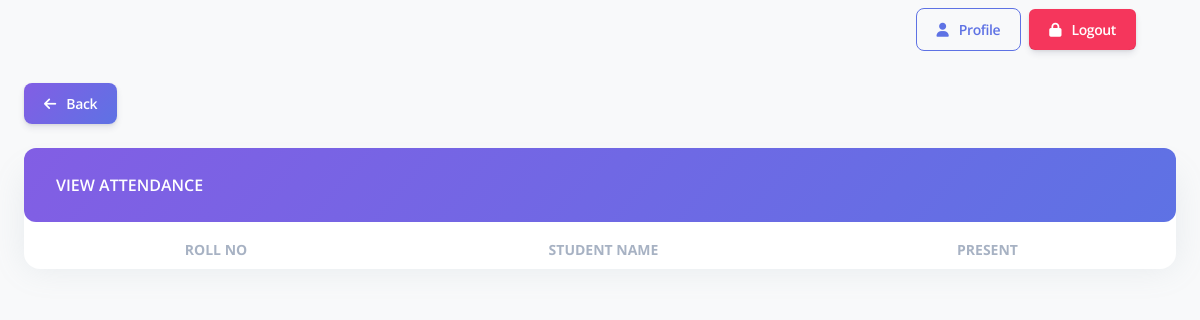
The page /admin/pages/view_attendance.php?aid=10 on the database as committed earlier.
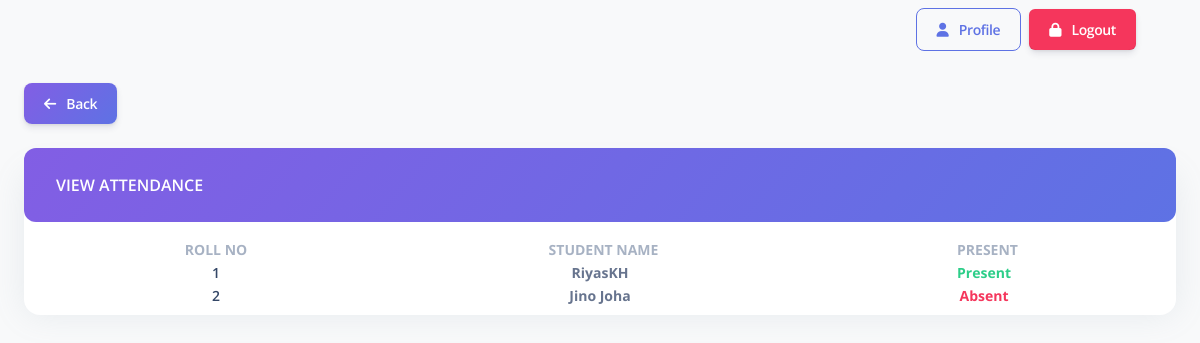
The same page on the database as committed later.
### tables this page shows
CREATE TABLE `attendance_child` (
  `acid` int(11) NOT NULL,
  `sid` int(11) NOT NULL,
  `mid` int(11) NOT NULL,
  `status` int(11) NOT NULL
);

CREATE TABLE `student_data` (
  `sid` int(11) NOT NULL,
  `name` varchar(100) NOT NULL,
  `class` varchar(100) NOT NULL,
  `mobile` int(11) NOT NULL,
  `email` varchar(100) NOT NULL,
  `school` varchar(100) NOT NULL,
  `board` varchar(100) NOT NULL,
  `pname` varchar(100) NOT NULL,
  `pmobile` int(11) NOT NULL
);

### admin/pages/view_attendance.php (the view, shortened to what this page needs)
<?php
include '../includes/connection.php';
$mid = $_REQUEST['aid'];
?>
<!DOCTYPE html>
<html lang="en">
<head>
    <link href="../assets/css/nucleo-icons.css" rel="stylesheet" />
    <link href="../assets/css/nucleo-svg.css" rel="stylesheet" />
    <link href="../assets/css/nucleo-svg.css" rel="stylesheet" />
    <link id="pagestyle" href="../assets/css/argon-dashboard.css?v=2.0.4" rel="stylesheet" />
</head>
<body class="g-sidenav-show   bg-gray-100">
    <main class="main-content position-relative border-radius-lg ">
        <nav class="navbar navbar-main navbar-expand-lg shadow-none border-radius-xl " id="navbarBlur"
            data-scroll="false">
            <div class="container-fluid">
                <div class="collapse navbar-collapse mt-sm-0 mt-2 me-md-0 me-sm-4" id="navbar">
                    <ul class="navbar-nav  ms-md-auto pe-md-3 d-flex align-items-center">
                        <li class="nav-item d-flex align-items-center border-2">
                            <button onclick="window.location.href='profile.php'"
                                class="btn btn-outline-primary btn-md font-weight-bold  mb-0"><i
                                    class="fa fa-user me-sm-1"></i>&nbsp;&nbsp;Profile</button>
                        </li>
                        <li class="nav-item d-flex align-items-center bg-danger mx-2 rounded">
                            <button onclick="window.location.href='logout.php'"
                                class="btn btn-md font-weight-bold text-white mb-0"><i
                                    class="fa fa-lock me-sm-1"></i>&nbsp;&nbsp;Logout</button>
                        </li>
                    </ul>
                </div>
            </div>
        </nav>
        <div class="container-fluid py-4">
            <div class="mb-4">
            <button onclick="window.location.href='../pages/attendance_list.php'"
                class="btn bg-gradient-primary font-weight-bold text-white mb-0"><i
                    class="fa fa-arrow-left me-sm-1"></i>&nbsp;&nbsp;Back</button>
            </div>
            <form action="../includes/attendance.php" method="POST">
                <div class="row">
                    <div class="col-12">
                        <div class="card mb-4 mt-4">
                            <div class="card-header p-0 position-relative mt-n4">
                                <div
                                    class="d-flex justify-content-between bg-gradient-primary shadow-primary border-radius-lg p-3">
                                    <h6 class="text-white ps-3 pt-2 text-uppercase">View Attendance</h6>
                                    <h6 class="text-white ps-3 pt-2 text-uppercase">
                                    </h6>
                                </div>
                            </div>
                            <div class="card-body px-0 pt-3 pb-2">
                                <div class="table-responsive p-0">
                                    <table class="align-items-center w-100 d-block d-md-table text-sm">
                                        <thead>
                                            <tr>
                                                <th class="text-center text-uppercase text-secondary font-weight-bolder opacity-7 nowrap "
                                                    style="width: 15%;">
                                                    Roll No</th>
                                                <th class="text-center text-uppercase text-secondary font-weight-bolder opacity-7 ps-2 nowrap "
                                                    style="width: 15%;">
                                                    Student Name</th>
                                                <th class="text-center text-uppercase text-secondary font-weight-bolder opacity-7 ps-2 th-sm nowrap "
                                                    style="width: 15%;">
                                                    Present</th>
                                            </tr>
                                        </thead>
                                        <tbody>
                                            <?php
                                            $query = "SELECT ac.acid,ac.status,sd.name,sd.sid from attendance_child ac inner join student_data sd on sd.sid=ac.sid where mid=$mid";
                                            $result = mysqli_query($conn, $query);
                                            while ($row = mysqli_fetch_array($result)) {
                                                ?>
                                                <tr>
                                                    <td class="align-middle text-center">
                                                        <div class="d-flex flex-column ">
                                                            <h6 class="mb-0 text-sm">
                                                                <?php echo $row["sid"]; ?>
                                                            </h6>
                                                        </div>
                                                    </td>
                                                    <td class="align-middle text-center nowrap font-weight-bolder mb-0 ">
                                                        <?php echo $row["name"]; ?>
                                                    </td>
                                                    <td class="align-middle text-center font-weight-bolder <?php if($row['status'] == 1) echo "text-success"; else echo "text-danger";?>">
                                                        <?php if($row['status'] == 1) echo 'Present'; else echo 'Absent'; ?>
                                                    </td>
                                                </tr>
                                                <?php
                                            }
                                            ?>
                                        </tbody>
                                    </table>
                                </div>
                            </div>
                        </div>
                    </div>
                </div>
        </div>
    </main>
</body>
</html>

Rows that differ between the two databases and show on the page:
added attendance_child: sid.sid "1", sid.name "RiyasKH", status "Present"
added attendance_child: sid.sid "2", sid.name "Jino Joha", status "Absent"
